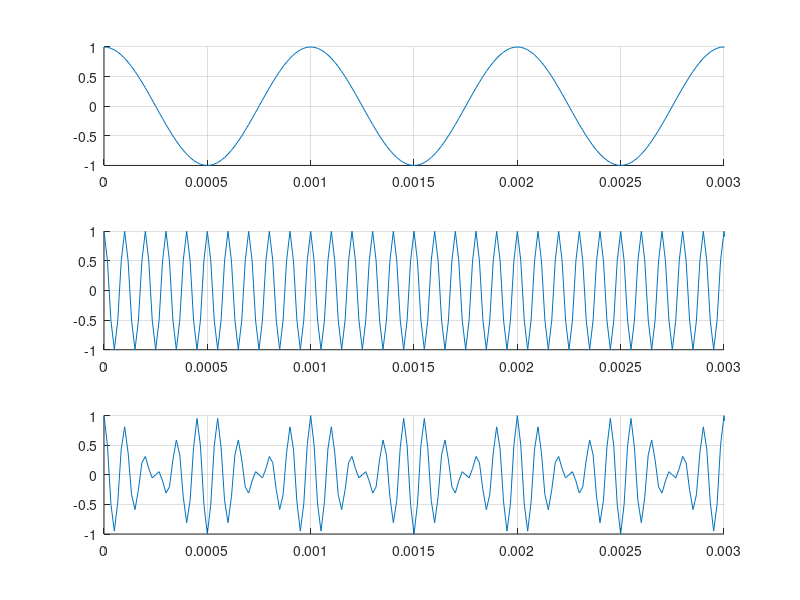
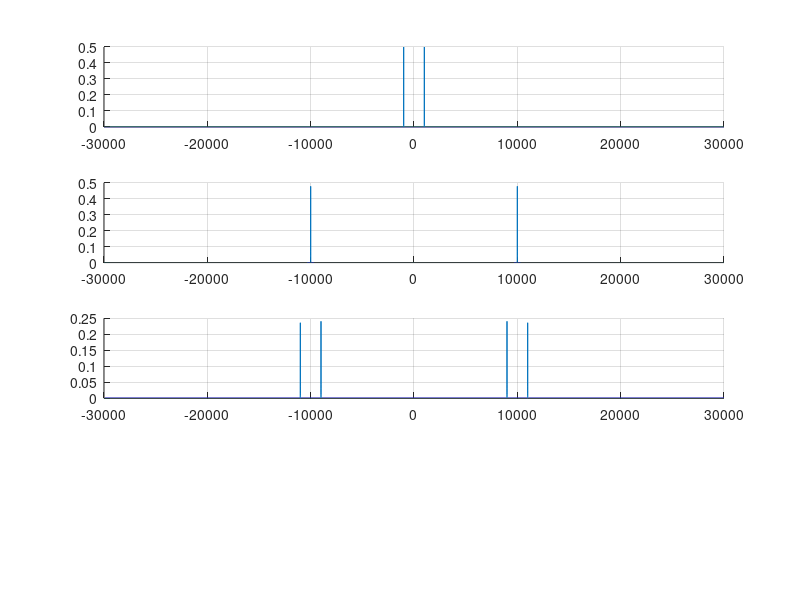

Source code (MATLAB) for these figures, in order: (Note: this script raises an error after producing the figures.)
clear all; close all; clc;

f= 1000;
T= 1/f;

fs = 60 * f;
ts = 1/fs;
phi = 0;

t = 0 : ts : 1;

n_t = cos(2*pi*f*t);
c_t = cos(2*pi*10*f*t);

sinal_modulado = n_t.*c_t;

figure;
subplot(3,1,1); hold on; grid on;
plot(t, n_t);
xlim([0 3*T]);

subplot(3,1,2); hold on; grid on;
plot(t, c_t);
xlim([0 3*T]);

subplot(3,1,3); hold on; grid on;
plot(t, sinal_modulado);
xlim([0 3*T]);

# frequencia

passo_f = length(t)/(fs+1);
f_axis = -fs/2 : passo_f : fs/2;

Xf_n = fft(n_t)/length(n_t);
Xf_n = fftshift(Xf_n);

Xf_c = fft(c_t)/length(c_t);
Xf_c = fftshift(Xf_c);

Xf_sinalMod = fft(sinal_modulado)/length(sinal_modulado);
Xf_sinalMod = fftshift(Xf_sinalMod);

figure;
subplot(4,1,1); hold on; grid on;
plot(f_axis, abs(Xf_n));

subplot(4,1,2); hold on; grid on;
plot(f_axis, abs(Xf_c));

subplot(4,1,3); hold on; grid on;
plot(f_axis, abs(Xf_sinalMod));

# demodulação

d_t = cos(cos(2*pi*f*t));q

st_demod = d_t .* sinal_modulado;

figure;
subplot(4,1,1); hold on; grid on;
plot(t, n_t);
xlim([0 3*T]);

subplot(4,1,2); hold on; grid on;
plot(t, c_t);
xlim([0 3*T]);

subplot(4,1,3); hold on; grid on;
plot(t, sinal_modulado);
xlim([0 3*T]);

subplot(4,1,3); hold on; grid on;
plot(t, st_demod);
xlim([0 3*T]);